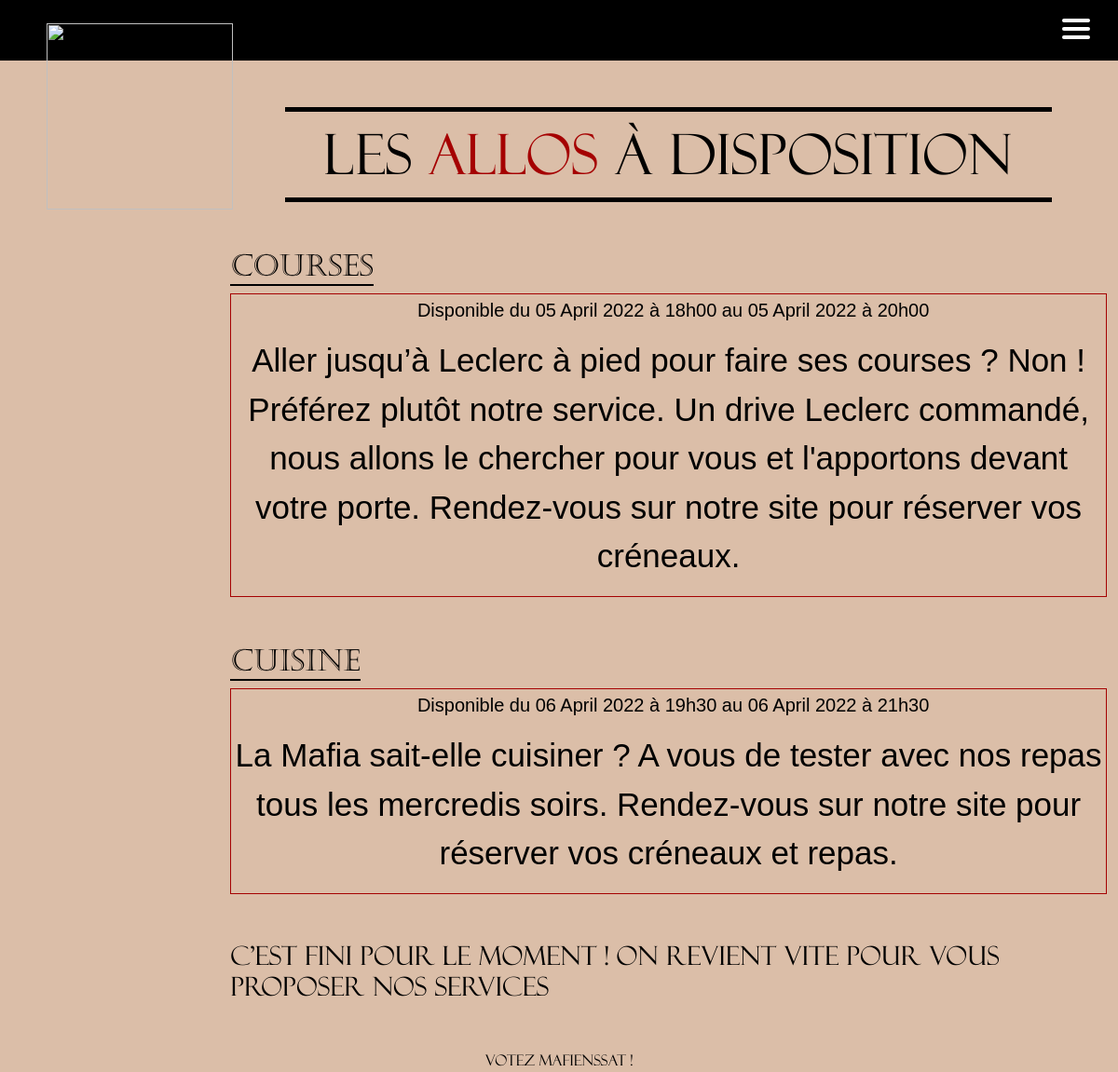
Before: /home_allos/allos/ with the older database file.
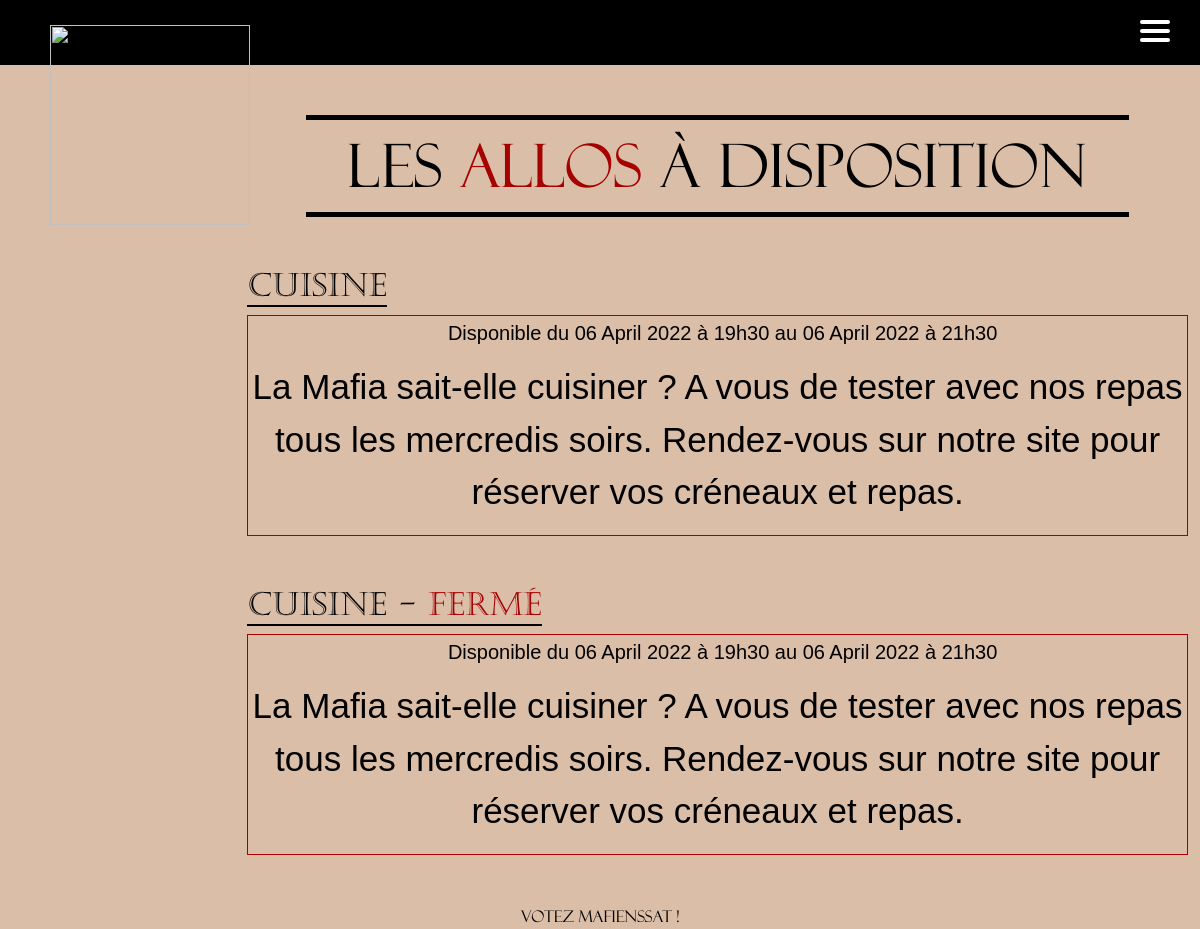
After: the same page with the newer database file.
### main_app/models.py (models this page shows)
class Allos(models.Model):
    id = models.AutoField(primary_key=True, unique=True)
    TYPE = (
        ('A', 'Bières'),
        ('B', 'Goûter'),
        ('C', 'P\'tit dej'),
        ('D', 'Ménage'),
        ('E', 'Car wash'),
        ('F', 'Le klaxeur fou'),
        ('G', 'Cuisine'),
        ('H', 'Courses'),
        ('I', 'Allo de la semaine'),
        ('J', 'Allo surprise')
    )
    allo_type = models.CharField(max_length=1, choices=TYPE, blank=True, help_text='Which type of allo')
    start_date = models.DateTimeField(help_text='YYYY-MM-DD HH:MM:SS')
    end_date = models.DateTimeField(help_text='YYYY-MM-DD HH:MM:SS')
    description = models.CharField(max_length=1024)
    visible = models.BooleanField(default=False)
    closed_allo = models.BooleanField(default=False)

### main_app/views.py (the view)
# urls.py: path("home_allos/allos/", views.allos, name="allos"),
def allos(request):
    try:
        user = User.objects.get(pk=request.user.id)
    except User.DoesNotExist:
        user = None
    try:
        closed_allo = Allos.objects.filter(closed_allo=True, visible=True)
    except Allos.DoesNotExist:
        closed_allo = None
    if user is not None:
        try:
            registered_allo = AllosRegistration.objects.filter(user_id=user)
        except AllosRegistration.DoesNotExist:
            registered_allo = None
        if registered_allo is not None:
            ids = []
            for a in registered_allo:
                ids.append(a.allo_id.id)
            unregistered_allos = Allos.objects.filter(visible=True, closed_allo=False).exclude(id__in=ids)
        else:
            unregistered_allos = Allos.objects.all()
    else:
        unregistered_allos = Allos.objects.all()
    return render(request, 'allos/allos.html', {'user': user, 'allos': unregistered_allos, 'closedAllo': closed_allo})

### templates/allos/allos.html (shortened to what this page needs)
{% extends 'main.html' %}
{% block content %}
{% load bootstrap5 %}
{% bootstrap_css %}
{% load static %}
{% include 'nav.html' %}
<div class="container-fluid" id="event_page_id">
    <img class="logo_loco" width="350px" height="350px" src="{% static 'img/logodeloco.png' %}">
    <div id="next-event">
        <h1>Les <span>Allos</span> à disposition</h1>
    </div>
    {% for allo in allos %}
        <div id="next-event-object">
            <div class="row">
                <div class="col">
                    <div class="name_date">
                        <h2 style="border-bottom: black 2px solid">{{ allo.get_allo_type_display }}</h2>
                    </div>
                </div>
                <div class="col button_event" style="margin-bottom: 10px;">
                </div>
            </div>
            <div id="description_event">
                <h5 style="margin-top: 5px; margin-left: 10px">Disponible du {{allo.start_date | date:"d"}} {{allo.start_date  | date:"F"}} {{allo.start_date  | date:"o"}} à {{allo.start_date | date:"H"}}h{{allo.start_date | date:"i"}} au {{allo.end_date | date:"d"}} {{allo.end_date  | date:"F"}} {{allo.end_date  | date:"o"}} à {{allo.end_date | date:"H"}}h{{allo.end_date | date:"i"}}</h5>
                <p>{{allo.description}}</p>
            </div>
        </div>
    {% endfor %}
    {% if closedAllo %}
        {% for allo in closedAllo %}
            <div id="next-event-object">
                <div class="row">
                    <div class="col">
                        <div class="name_date">
                            <h2 style="border-bottom: black 2px solid">{{ allo.get_allo_type_display }} - <span>Fermé</span></h2>
                        </div>
                    </div>
                    <div class="col">
                    </div>
                </div>
                <div id="description_event">
                    <h5 style="margin-top: 5px; margin-left: 10px">Disponible du {{allo.start_date | date:"d"}} {{allo.start_date  | date:"F"}} {{allo.start_date  | date:"o"}} à {{allo.start_date | date:"H"}}h{{allo.start_date | date:"i"}} au {{allo.end_date | date:"d"}} {{allo.end_date  | date:"F"}} {{allo.end_date  | date:"o"}} à {{allo.end_date | date:"H"}}h{{allo.end_date | date:"i"}}</h5>
                    <p>{{allo.description}}</p>
                </div>
            </div>
        {% endfor %}
    {% else %}
        <h3 id="end_allo">C'est fini pour le moment ! On revient vite pour vous proposer nos services</h3>
    {% endif %}
    <div id="vote_mafienssat_event">
        <p style="text-align:center; margin:0; color:black">Votez Mafienssat !</p>
    </div>
</div>
{% endblock %}

Changed rows visible on the page:
removed Allos: allo_type "Courses", start_date "05", start_date "April", start_date "2022", start_date "18", start_date "00", end_date "05", end_date "April", end_date "2022", end_date "20", end_date "00", description "Aller jusqu’à Leclerc à pied pour faire ses courses ? Non ! Préférez plutôt notre service. Un drive Leclerc commandé, nous allons le chercher pour vous et l'apportons devant votre porte. Rendez-vous sur notre site pour réserver vos créneaux.", shown under "Les Allosà disposition"
now on one of the page's lists (row edited): Allos: allo_type "Cuisine", start_date "06", start_date "April", start_date "2022", start_date "19", start_date "30", end_date "06", end_date "April", end_date "2022", end_date "21", end_date "30", description "La Mafia sait-elle cuisiner ? A vous de tester avec nos repas tous les mercredis soirs. Rendez-vous sur notre site pour réserver vos créneaux et repas."
Other visible differences:
text no longer shown: "C'est fini pour le moment ! On revient vite pour vous proposer nos services"
